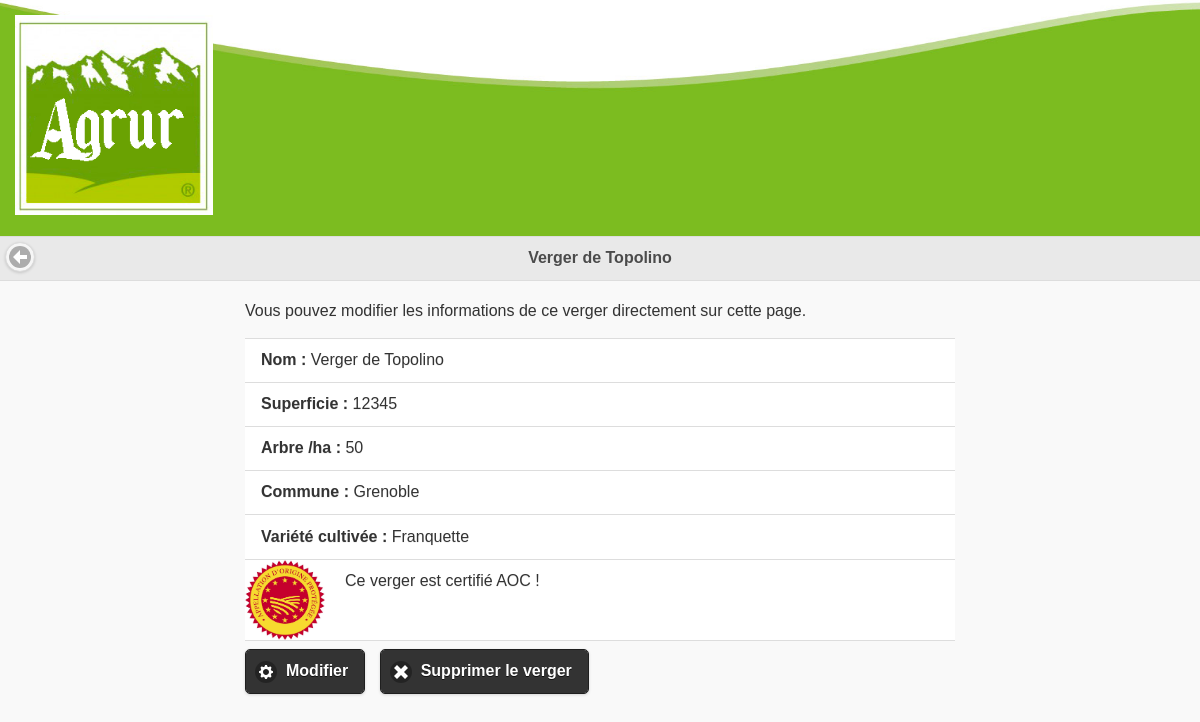
Page /interface/gerer_verger.php?verger=5 on the committed database.
### tables this page shows
CREATE TABLE `verger` (
`id_verger` int(11) NOT NULL COMMENT 'Clé primaire',
  `nom_verger` varchar(250) NOT NULL,
  `superficie` int(11) NOT NULL,
  `nbr_arbre` int(11) NOT NULL,
  `id_commune` int(11) NOT NULL,
  `num_prod` int(11) NOT NULL,
  `id_variete` int(11) NOT NULL
);

CREATE TABLE `commune` (
`id_commune` int(11) NOT NULL,
  `nom_commune` varchar(250) NOT NULL,
  `commune_aoc` int(1) NOT NULL
);

CREATE TABLE `variete` (
`id_variete` int(11) NOT NULL,
  `libelle_variete` varchar(250) NOT NULL,
  `AOC` int(1) NOT NULL
);

### interface/gerer_verger.php (the view, shortened to what this page needs)
<!DOCTYPE html>
<html lang="fr">
<head>
  <?php include('../common/head.php'); ?>
  <?php include('../src/bdd_connect.php'); ?>
  <?php
  if(isset($_GET['verger']) && is_numeric($_GET['verger']))
  {
    $sql = $connexion->prepare('SELECT * FROM verger WHERE id_verger = :id_verger');
    $sql->bindParam(':id_verger', $_GET['verger']);
    try
    {
      $sql->execute();
      $donnees_verger = $sql->fetch();
    }
    catch(Exception $e)
    {
      header('location: vergers_producteur.php');
    }
  }
  else
  {
    header('location: vergers_producteur.php');
  }
  $sql = $connexion->prepare('SELECT nom_commune FROM commune WHERE id_commune = :id_commune');
  $sql->bindParam(':id_commune', $donnees_verger['id_commune']);
  try
  {
    $sql->execute();
    $donnees_commune = $sql->fetch();
  }
  catch(Exception $e)
  {
    echo('Erreur : '.$e->getMessage());
  }
  $sql = $connexion->prepare('SELECT libelle_variete FROM variete WHERE id_variete = :id_variete');
  $sql->bindParam(':id_variete', $donnees_verger['id_variete']);
  try
  {
    $sql->execute();
    $donnees_variete = $sql->fetch();
  }
  catch(Exception $e)
  {
    echo('Erreur : '.$e->getMessage());
  }
  ?>
</head>
<body>
  <header>
    <?php include('../common/header.php'); ?>
  </header>
  <nav>
    <div data-role="header">
      <a href="#" data-rel="back" data-icon="arrow-l" data-iconpos="notext" data-shadow="true" data-iconshadow="true" data-transition="slidefade" class="ui-icon"></a>
      <h1><?php echo($donnees_verger['nom_verger']); ?></h1>
    </div>
  </nav>
  <div class="main-container">
    <div class="sub-container">
      <p>
        Vous pouvez modifier les informations de ce verger directement
        sur cette page.
      </p>
      <ul data-role="listview">
        <li><b>Nom : </b><?php echo($donnees_verger['nom_verger']); ?></li>
        <li><b>Superficie : </b><?php echo($donnees_verger['superficie']); ?></li>
        <li><b>Arbre /ha : </b><?php echo($donnees_verger['nbr_arbre']); ?></li>
        <li><b>Commune : </b><?php echo($donnees_commune['nom_commune']); ?></li>
        <li><b>Variété cultivée : </b><?php echo($donnees_variete['libelle_variete']); ?></li>
        <li>
            <img src="../images/icones/aoc.jpg" height="100" align="absmiddle">
            Ce verger est certifié AOC !
        </li>
      </ul>
      <a href="#popupModifier" data-rel="popup" data-position-to="window" data-transition="pop" class="ui-btn ui-corner-all ui-shadow ui-btn-inline ui-icon-gear ui-btn-icon-left ui-btn-b">Modifier</a>
      <a href="#popupSupprimer" data-rel="popup" data-position-to="window" data-transition="pop" class="ui-btn ui-corner-all ui-shadow ui-btn-inline ui-icon-delete ui-btn-icon-left ui-btn-b">Supprimer le verger</a>
    </div>
  </div>
</body>
</html>

### style/main.css (style rules this page uses)
body { margin: 0px; font-family: Roboto; }
a { color: black; text-decoration: none; }
header { background-image: url(../images/footer.png); background-size: cover; background-repeat: no-repeat; }
.main-container { margin-left: auto; margin-right: auto; max-width: 750px; min-width: 265px; }
.sub-container { margin: 20px; }

### style/objects.css (style rules this page uses)
h1 { color: rgb(75, 75, 75); }
li { list-style: none; }

### rows in the picture
verger: nom_verger "Verger de Topolino", superficie "12345", nbr_arbre "50"
commune: nom_commune "Grenoble"
variete: libelle_variete "Franquette"
